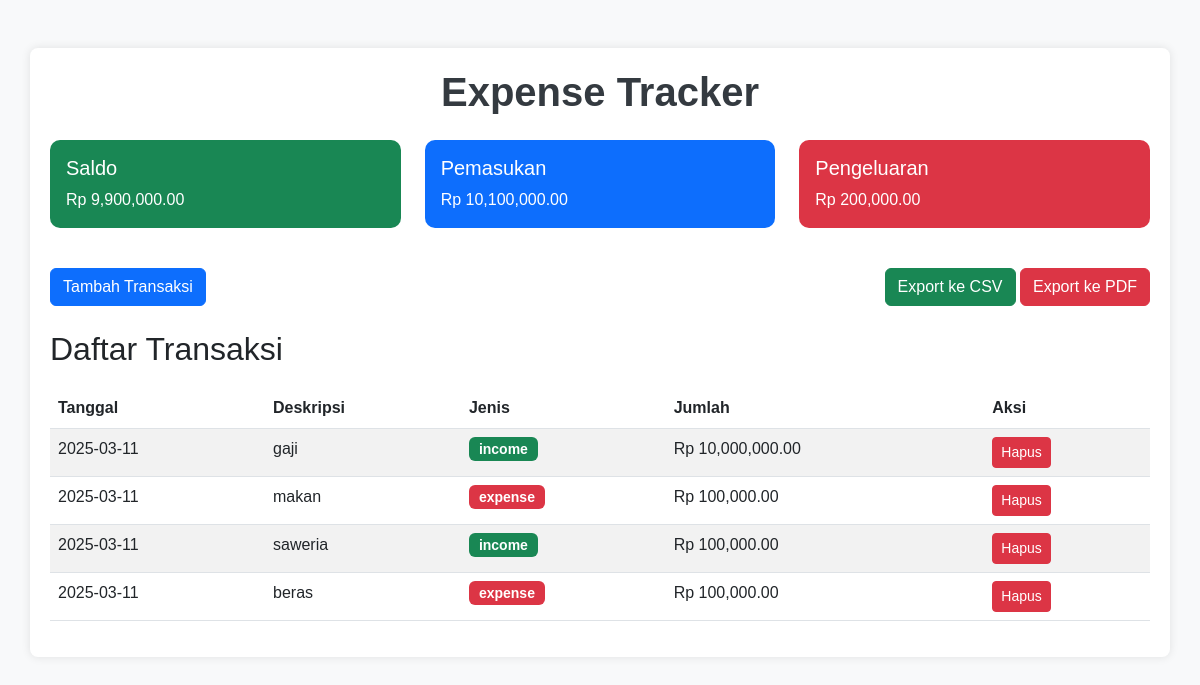
The page / on the database its author committed.
### tables this page shows
CREATE TABLE `transactions` (
  `id` int(11) NOT NULL,
  `type` enum('income','expense') NOT NULL,
  `amount` decimal(10,2) NOT NULL,
  `description` varchar(255) DEFAULT NULL,
  `date` date NOT NULL
);

### index.php (the view, shortened to what this page needs)
<?php
include 'db.php';
$balance = 0;
$income = 0;
$expense = 0;
$transactions = [];
try {
    $sql = "SELECT * FROM transactions ORDER BY date DESC";
    $stmt = $conn->query($sql);
    $transactions = $stmt->fetchAll(PDO::FETCH_ASSOC);
    foreach ($transactions as $transaction) {
        if ($transaction['type'] == 'income') {
            $income += $transaction['amount'];
        } else {
            $expense += $transaction['amount'];
        }
    }
    $balance = $income - $expense;
} catch (PDOException $e) {
    echo "Error: " . $e->getMessage();
}
?>
<!DOCTYPE html>
<html lang="en">
<head>
    <link href="https://cdn.jsdelivr.net/npm/bootstrap@5.3.0/dist/css/bootstrap.min.css" rel="stylesheet">
    <link rel="stylesheet" href="style.css">
</head>
<body>
    <div class="container mt-5">
        <h1 class="text-center mb-4">Expense Tracker</h1>
        <div class="row mb-4">
            <div class="col-md-4">
                <div class="card text-white bg-success mb-3">
                    <div class="card-body">
                        <h5 class="card-title">Saldo</h5>
                        <p class="card-text">Rp <?= number_format($balance, 2) ?></p>
                    </div>
                </div>
            </div>
            <div class="col-md-4">
                <div class="card text-white bg-primary mb-3">
                    <div class="card-body">
                        <h5 class="card-title">Pemasukan</h5>
                        <p class="card-text">Rp <?= number_format($income, 2) ?></p>
                    </div>
                </div>
            </div>
            <div class="col-md-4">
                <div class="card text-white bg-danger mb-3">
                    <div class="card-body">
                        <h5 class="card-title">Pengeluaran</h5>
                        <p class="card-text">Rp <?= number_format($expense, 2) ?></p>
                    </div>
                </div>
            </div>
        </div>
        <div class="d-flex justify-content-between mb-4">
            <a href="add_transaction.php" class="btn btn-primary">Tambah Transaksi</a>
            <div>
                <a href="export_csv.php" class="btn btn-success">Export ke CSV</a>
                <a href="export_pdf.php" class="btn btn-danger">Export ke PDF</a>
            </div>
        </div>
        <h2 class="mb-3">Daftar Transaksi</h2>
        <?php if (!empty($transactions)): ?>
        <table class="table table-striped table-hover">
            <thead>
                <tr>
                    <th>Tanggal</th>
                    <th>Deskripsi</th>
                    <th>Jenis</th>
                    <th>Jumlah</th>
                    <th>Aksi</th>
                </tr>
            </thead>
            <tbody>
                <?php foreach ($transactions as $transaction): ?>
                <tr>
                    <td><?= $transaction['date'] ?></td>
                    <td><?= $transaction['description'] ?></td>
                    <td>
                        <span class="badge <?= $transaction['type'] == 'income' ? 'bg-success' : 'bg-danger' ?>">
                            <?= $transaction['type'] ?>
                        </span>
                    </td>
                    <td>Rp <?= number_format($transaction['amount'], 2) ?></td>
                    <td>
                        <a href="delete_transaction.php?id=<?= $transaction['id'] ?>" class="btn btn-sm btn-danger">Hapus</a>
                    </td>
                </tr>
                <?php endforeach; ?>
            </tbody>
        </table>
        <?php else: ?>
        <p class="text-center">Tidak ada transaksi.</p>
        <?php endif; ?>
    </div>
</body>
</html>

### style.css (style rules this page uses)
body { background-color: #f8f9fa; font-family: 'Arial', sans-serif; }
.container { background-color: #ffffff; padding: 20px; border-radius: 8px; box-shadow: 0 0 10px rgba(0, 0, 0, 0.1); }
h1 { color: #343a40; font-weight: bold; }
.card { border: none; transition: transform 0.2s; }
.table { margin-top: 20px; }
.badge { font-size: 14px; padding: 5px 10px; }
.card { border-radius: 10px; }

### rows shown on the page
transactions: date "2025-03-11", description "gaji", type "income", amount "10,000,000.00"
transactions: date "2025-03-11", description "makan", type "expense", amount "100,000.00"
transactions: date "2025-03-11", description "saweria", type "income", amount "100,000.00"
transactions: date "2025-03-11", description "beras", type "expense", amount "100,000.00"

### other values the page prints
$balance "9,900,000.00"
$income "10,100,000.00"
$expense "200,000.00"
